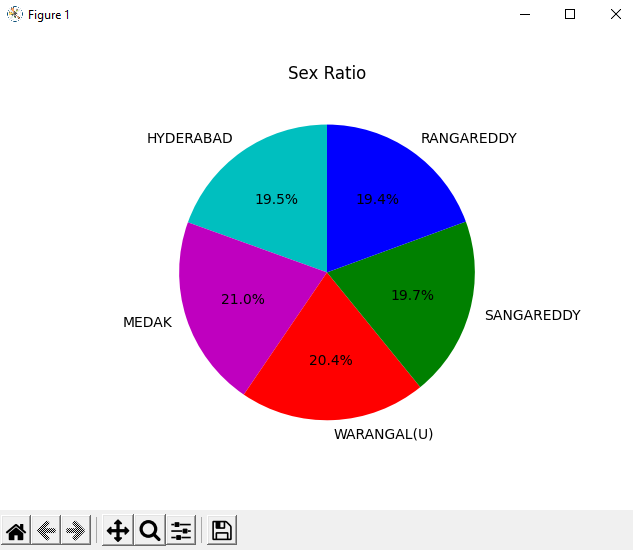

Reproduce this figure in Python.
from matplotlib import pyplot as plt
import numpy as np
  
  
# Creating dataset
districts = ['HYDERABAD', 'MEDAK', 'WARANGAL(U)', 'SANGAREDDY', 'RANGAREDDY']  
data = [954,1027,997,965,950]
cols = ['c','m','r','g','b']

plt.pie(data, labels=districts,colors=cols,startangle=90,explode=(0,0,0,0,0),autopct='%1.1f%%')

plt.title('Sex Ratio')
plt.show()
